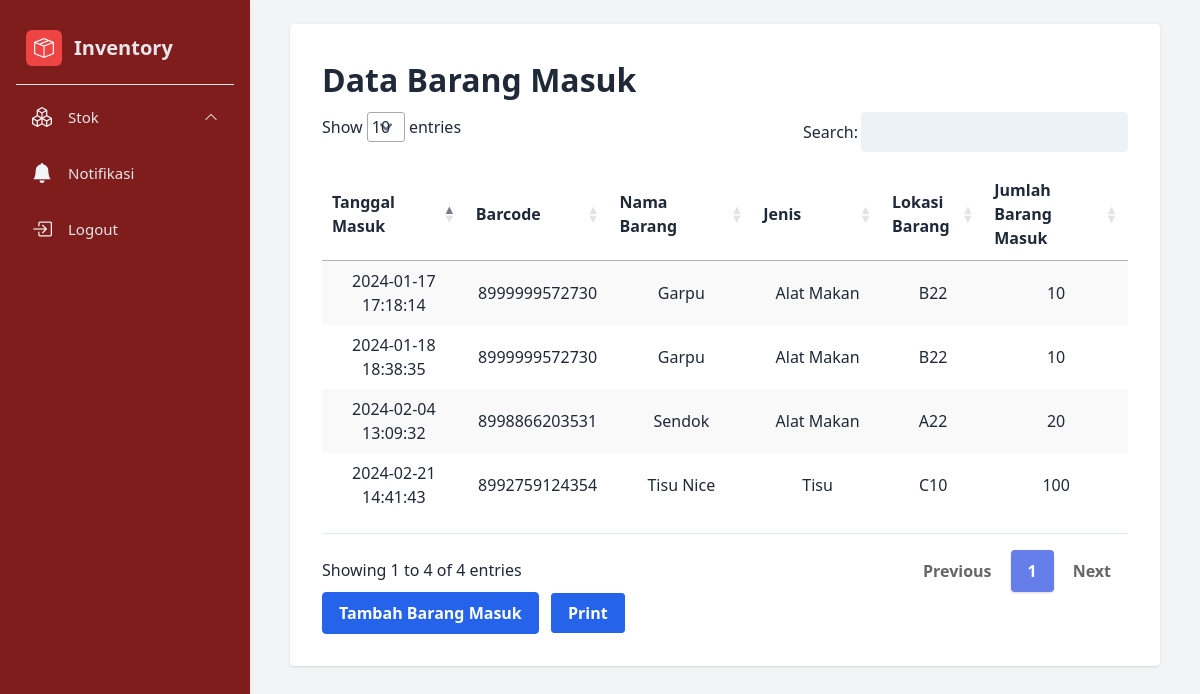
The app's page /pegawai/bmasuk.php (signed in) with its own data.
### tables this page shows
CREATE TABLE `tmasuk` (
  `idmasuk` int(11) NOT NULL,
  `barcode` varchar(50) NOT NULL,
  `tanggal` timestamp NOT NULL DEFAULT current_timestamp() ON UPDATE current_timestamp(),
  `mjumlah` int(50) NOT NULL
);

CREATE TABLE `stok` (
  `idbarang` int(11) NOT NULL,
  `barcode` varchar(50) NOT NULL,
  `nbarang` varchar(50) NOT NULL,
  `jenis` varchar(50) NOT NULL,
  `letak` varchar(50) NOT NULL,
  `stok` int(11) NOT NULL
);

### pegawai/bmasuk.php (the view, shortened to what this page needs)
<?php
require '../func.php';
?>
<!DOCTYPE html>
<html lang="en">
<head>
    <script src="https://cdn.tailwindcss.com"></script>
    <link rel="stylesheet" href="https://cdn.jsdelivr.net/npm/bootstrap-icons@1.7.2/font/bootstrap-icons.css" />
    <link href="https://unpkg.com/tailwindcss@2.2.19/dist/tailwind.min.css" rel=" stylesheet">
    <link href="https://cdn.datatables.net/1.10.19/css/jquery.dataTables.min.css" rel="stylesheet">
    <link href="https://cdn.datatables.net/responsive/2.2.3/css/responsive.dataTables.min.css" rel="stylesheet">
    <link href="https://cdnjs.cloudflare.com/ajax/libs/flowbite/2.2.0/flowbite.min.css" rel="stylesheet" />
</head>
<body class="">
    <div class="flex min-h-screen flex-row bg-gray-100 text-gray-800 overflow-y-auto">
        <aside class="sidebar fixed top-0 bottom-0 lg:left-0 w-[250px] -translate-x-full transform text-center bg-red-900 p-4 transition-transform duration-150 ease-in md:translate-x-0 md:shadow-md overflow-y-auto">
            <div class="text-gray-100 text-xl">
                <div class="p-2.5 mt-1 flex items-center rounded-md">
                    <i class="bi bi-box-seam px-2 py-1 bg-red-500 rounded-md"></i>
                    <h1 class="text-[15px] ml-3 text-xl text-gray-200 font-bold">
                        Inventory
                    </h1>
                </div>
                <hr class="my-2 text-gray-600" />
                <div>
                    <div class="p-2.5 mt-2 flex items-center rounded-md px-4 duration-300 cursor-pointer hover:bg-red-600">
                        <i class="bi bi-boxes"></i>
                        <div class="flex justify-between w-full items-center" onclick="dropDown()">
                            <span class="text-[15px] ml-4 text-gray-200">Stok</span>
                            <span class="text-sm rotate-180" id="arrow">
                                <i class="bi bi-chevron-down"></i>
                            </span>
                        </div>
                    </div>
                    <div class="p-2.5 mt-2 flex items-center rounded-md px-4 duration-300 cursor-pointer hover:bg-red-600">
                        <i class="bi bi-bell-fill"></i>
                        <a class="text-[15px] ml-4 text-gray-200" href="notifikasi.php">Notifikasi</a>
                    </div>
                    <div class="p-2.5 mt-2 flex items-center rounded-md px-4 duration-300 cursor-pointer hover:bg-red-600">
                        <i class="bi bi-box-arrow-in-right"></i>
                        <a class="text-[15px] ml-4 text-gray-200" href="logout.php">Logout</a>
                    </div>
                </div>
            </div>
        </aside>
        <main class="fixed lg:left-[250px] mb-6 max-h-screen overflow-y-auto">
            <div class="p-8 ml-10 mt-6 mr-10 mb-10 rounded shadow bg-white">
                <div>
                    <p class="mb-2 text-[32px] font-bold ">Data Barang Masuk</p>
                </div>
                <div id='recipients' class="">
                    <table id="example" class="stripe hover table-fixed" style="width:100%; padding-top: 1em;  padding-bottom: 1em;">
                        <thead>
                            <tr>
                                <th data-priority="1">Tanggal Masuk</th>
                                <th data-priority="2">Barcode</th>
                                <th data-priority="3">Nama Barang</th>
                                <th data-priority="4" class="max-w-[85px]">Jenis</th>
                                <th data-priority="5" class="max-w-[60px]">Lokasi Barang</th>
                                <th data-priority="6" class="max-w-[140px]">Jumlah Barang Masuk</th>
                            </tr>
                        </thead>
                        <tbody>
                            <?php
                            $ambilsemuadatastok = mysqli_query($conn, "select * from tmasuk m, stok s where s.barcode = m.barcode");
                            while ($data = mysqli_fetch_array($ambilsemuadatastok)) {
                                $barcode = $data['barcode'];
                                $nbarang = $data['nbarang'];
                                $jenis = $data['jenis'];
                                $letak = $data['letak'];
                                $tanggal = $data['tanggal'];
                                $mjumlah = $data['mjumlah'];
                            ?>
                                <tr>
                                    <td class="text-center"><?= $tanggal ?></td>
                                    <td class="text-center"><?= $barcode ?></td>
                                    <td class="text-center"><?= $nbarang ?></td>
                                    <td class="text-center"><?= $jenis ?></td>
                                    <td class="text-center"><?= $letak ?></td>
                                    <td class="text-center"><?= $mjumlah ?></td>
                                </tr>
                            <?php
                            };
                            ?>
                        </tbody>
                    </table>
                </div>
                <div class="">
                    <button data-modal-target="tambahmodal" data-modal-toggle="tambahmodal" class="bg-blue-600 hover:bg-blue-300 text-white font-semibold hover:text-blue-800 py-2 px-4 mr-2 border border-blue-600 hover:border-transparent rounded " type="button">Tambah Barang Masuk</button>
                    <a class="bg-blue-600 hover:bg-blue-300 text-white font-semibold hover:text-blue-800 py-2 px-4 mr-2 border border-blue-600 hover:border-transparent rounded " href="../printmasuk.php" target="_blank">Print</a>
                </div>
            </div>
        </main>
    </div>
</body>
</html>

### pegawai/bmasuk.php (style rules this page uses)
table.dataTable.no-footer { border-bottom: 1px solid #e2e8f0; margin-top: 0.75em; margin-bottom: 0.75em; }

### records on screen
tmasuk: tanggal "2024-01-17 17:18:14", stok.barcode "8999999572730", stok.nbarang "Garpu", stok.jenis "Alat Makan", stok.letak "B22", mjumlah "10"
tmasuk: tanggal "2024-01-18 18:38:35", stok.barcode "8999999572730", stok.nbarang "Garpu", stok.jenis "Alat Makan", stok.letak "B22", mjumlah "10"
tmasuk: tanggal "2024-02-04 13:09:32", stok.barcode "8998866203531", stok.nbarang "Sendok", stok.jenis "Alat Makan", stok.letak "A22", mjumlah "20"
tmasuk: tanggal "2024-02-21 14:41:43", stok.barcode "8992759124354", stok.nbarang "Tisu Nice", stok.jenis "Tisu", stok.letak "C10", mjumlah "100"
